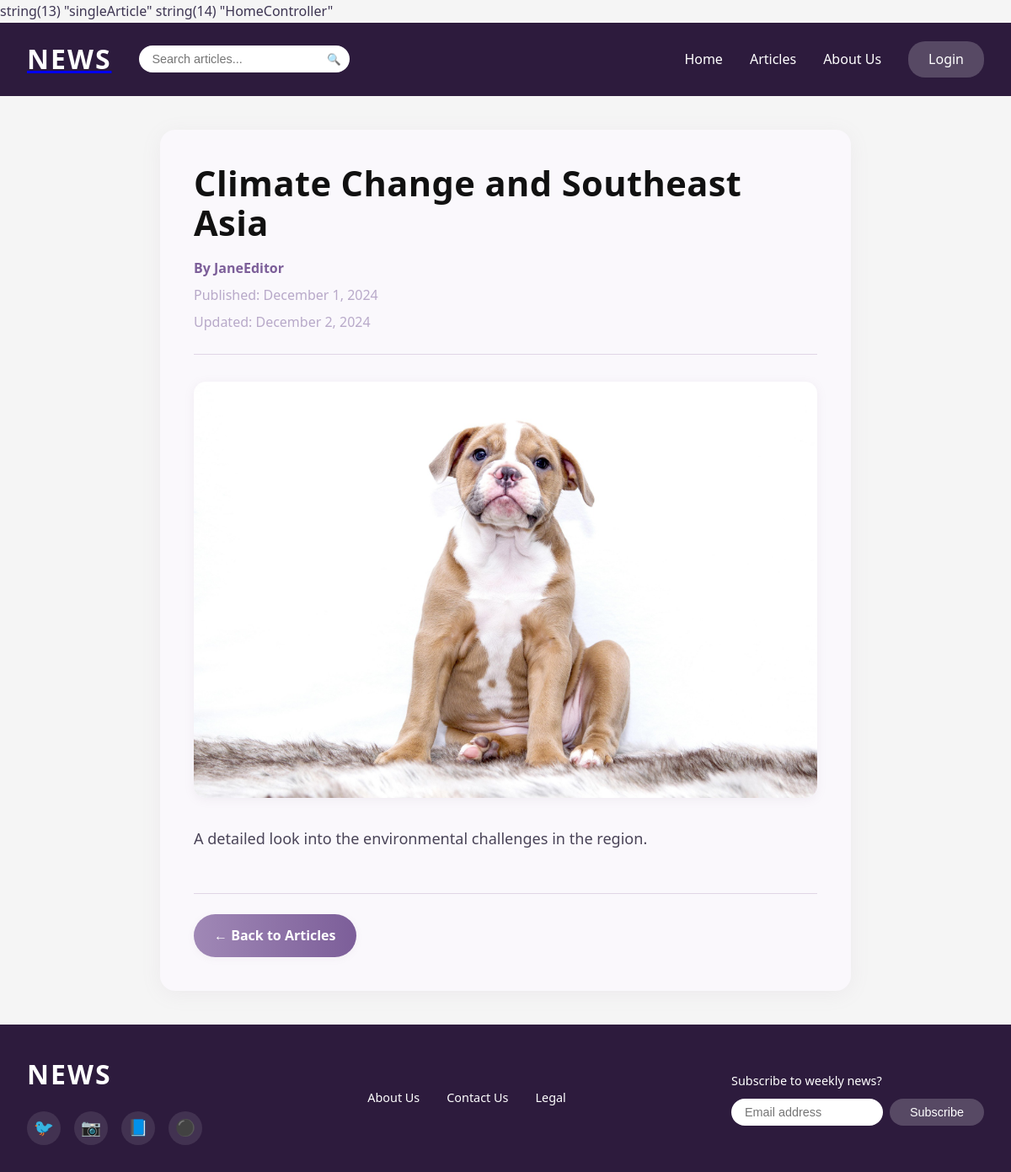
The page /public/article?id=2 on the database its author committed.
### tables this page shows
CREATE TABLE `articles` (
  `id` int(11) NOT NULL,
  `title` varchar(255) NOT NULL,
  `content` text NOT NULL,
  `author_id` int(11) DEFAULT NULL,
  `is_published` tinyint(1) DEFAULT 0,
  `allow_comments` tinyint(1) DEFAULT 1,
  `created_at` timestamp NOT NULL DEFAULT current_timestamp(),
  `updated_at` timestamp NOT NULL DEFAULT current_timestamp() ON UPDATE current_timestamp(),
  `image_data` longblob DEFAULT NULL
);

CREATE TABLE `users` (
  `id` int(11) NOT NULL,
  `username` varchar(50) NOT NULL,
  `email` varchar(100) NOT NULL,
  `password` varchar(255) NOT NULL,
  `role_id` int(11) DEFAULT NULL,
  `created_at` timestamp NOT NULL DEFAULT current_timestamp()
);

### app/helpers.php (called while the page is built, shortened)
<?php
function render($view, $data = [], $layout = 'layout') {
    extract($data);
    require views_path($view . '.php');
}
function base_url($path = '') {
    if(defined('BASE_URL')) {
        return BASE_URL . ltrim($path, '/');
    }
    $protocol =
    (!empty($_SERVER['HTTPS']) && $_SERVER['HTTPS'] !== 'off') ||
    $_SERVER['SERVER_PORT'] === 443 ? "https://" : "http://";
    $host = $_SERVER['HTTP_HOST'];
    $base = rtrim(dirname($_SERVER['SCRIPT_NAME']), '/');
    return $protocol . $host . $base . '/' . ltrim($path, '/');
}
function base_path($path = '') {
    return realpath(__DIR__ . '/../' . '/' . ltrim($path, '/'));
}
function views_path($path = '') {
    return base_path('app/views/' . ltrim($path, '/'));
}

### app/controllers/HomeController.php (called while the page is built, shortened)
<?php
class HomeController {
    public function singleArticle() {
        $id = (int)$_GET['id'];
        $db = new Database();
        $pdo = $db->connect();
        $sql = "SELECT a.*, u.username as author_name
                FROM articles a
                LEFT JOIN users u ON a.author_id = u.id
                WHERE a.id = ? AND a.is_published = 1";
        $stmt = $pdo->prepare($sql);
        $stmt->execute([$id]);
        $article = $stmt->fetch(PDO::FETCH_ASSOC);
        $commentModel = new Comment();
        $comments = $commentModel->getByArticle($id);
        $data = [
            'article' => $article,
            'comments' => $comments,
        ];
        render('home/articleSingle', $data);
    }
}

### app/views/home/articleSingle.php (the view, shortened to what this page needs)
<head>
    <link rel="stylesheet" href="<?php echo base_url('css/homeArticleSingle.css')?>">
</head>
<div class="single-article-container">
    <div class="article-header">
        <h1 class="article-title"><?= htmlspecialchars($article['title']) ?></h1>
        <div class="article-meta">
            <div class="meta-left">
                <span class="article-author">By <?= htmlspecialchars($article['author_name'] ?? 'Unknown Author') ?></span>
                <span class="article-date">Published: <?= date('F j, Y', strtotime($article['created_at'])) ?></span>
                <?php if ($article['updated_at'] && $article['updated_at'] !== $article['created_at']): ?>
                    <span class="article-updated">Updated: <?= date('F j, Y', strtotime($article['updated_at'])) ?></span>
                <?php endif; ?>
            </div>
        </div>
    </div>
    <div class="article-image">
        <?php if (!empty($article['image_data']) && $article['image_data'] !== 'NULL' && $article['image_data'] !== null): ?>
            <img alt="<?= htmlspecialchars($article['title']) ?>" />
        <?php else: ?>
            <img src="<?= base_url('images/default-article.jpg') ?>" alt="Default article image" />
        <?php endif; ?>
    </div>
    <div class="article-content">
        <?= nl2br(htmlspecialchars($article['content'])) ?>
    </div>
    <div class="article-actions">
        <a href="/PHP_MVC/public/articles" class="back-btn">← Back to Articles</a>
    </div>
</div>

### public/css/layout.css (style rules this page uses)
* { margin: 0; padding: 0; box-sizing: border-box; }
body { font-family: -apple-system, BlinkMacSystemFont, 'Segoe UI', Roboto, Oxygen, Ubuntu, Cantarell, sans-serif; background-color: #f5f5f5; }

### public/css/homeArticleSingle.css (style rules this page uses)
body { font-family: 'Segoe UI', Arial, sans-serif; line-height: 1.7; color: #3d3552; background-color: #f5f5f5; margin: 0; padding: 0; }
.single-article-container { max-width: 820px; margin: 2.5rem auto; padding: 2.5rem; background: #faf8fc; box-shadow: 0 4px 24px rgba(158, 130, 156, 0.09); border-radius: 18px; }
.article-header { margin-bottom: 2rem; border-bottom: 1.5px solid #e0d6e6; padding-bottom: 1.5rem; }
.article-title { font-size: 2.6rem; margin: 0 0 1rem 0; color: #111; line-height: 1.15; font-weight: 700; letter-spacing: 0.01em; }
.article-meta { display: flex; justify-content: space-between; align-items: center; color: #a088b6; font-size: 1rem; gap: 1.5rem; }
.meta-left { display: flex; flex-direction: column; gap: 0.3rem; }
.article-author { font-weight: 600; color: #7c5e99; }
.article-date, .article-updated { color: #b8a9c9; }
.article-image { margin-bottom: 2rem; border-radius: 14px; overflow: hidden; box-shadow: 0 2px 12px rgba(158, 130, 156, 0.10); }
.article-image img { width: 100%; height: auto; display: block; border-radius: 14px; }
.article-content { font-size: 1.13rem; line-height: 1.85; color: #4a4458; margin-bottom: 3rem; }
.article-actions { margin-top: 3rem; border-top: 1.5px solid #e0d6e6; padding-top: 1.5rem; }
.back-btn { display: inline-flex; align-items: center; padding: 0.75rem 1.5rem; background: linear-gradient(90deg, #a088b6 0%, #7c5e99 100%); color: #fff; text-decoration: none; border-radius: 30px; font-weight: 600; font-size: 1rem; border: none; transition: background 0.2s, transform 0.15s; box-shadow: 0 2px 8px 0 rgba(158, 130, 156, 0.08); cursor: pointer; }

### rows shown on the page
articles: title "Climate Change and Southeast Asia", author.username "JaneEditor", created_at "December 1, 2024", updated_at "December 2, 2024", content "A detailed look into the environmental challenges in the region."
